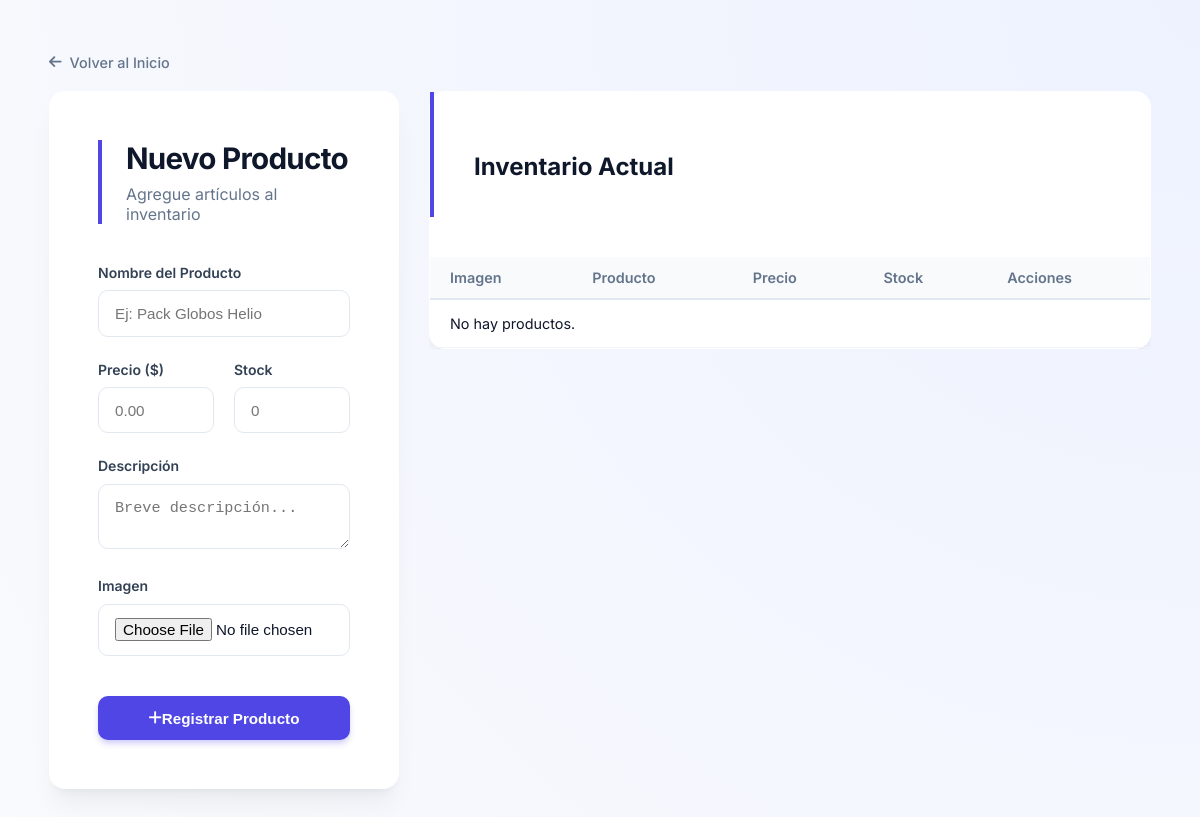
Page /index.php?c=Product&a=index (signed in) on the earlier database version.
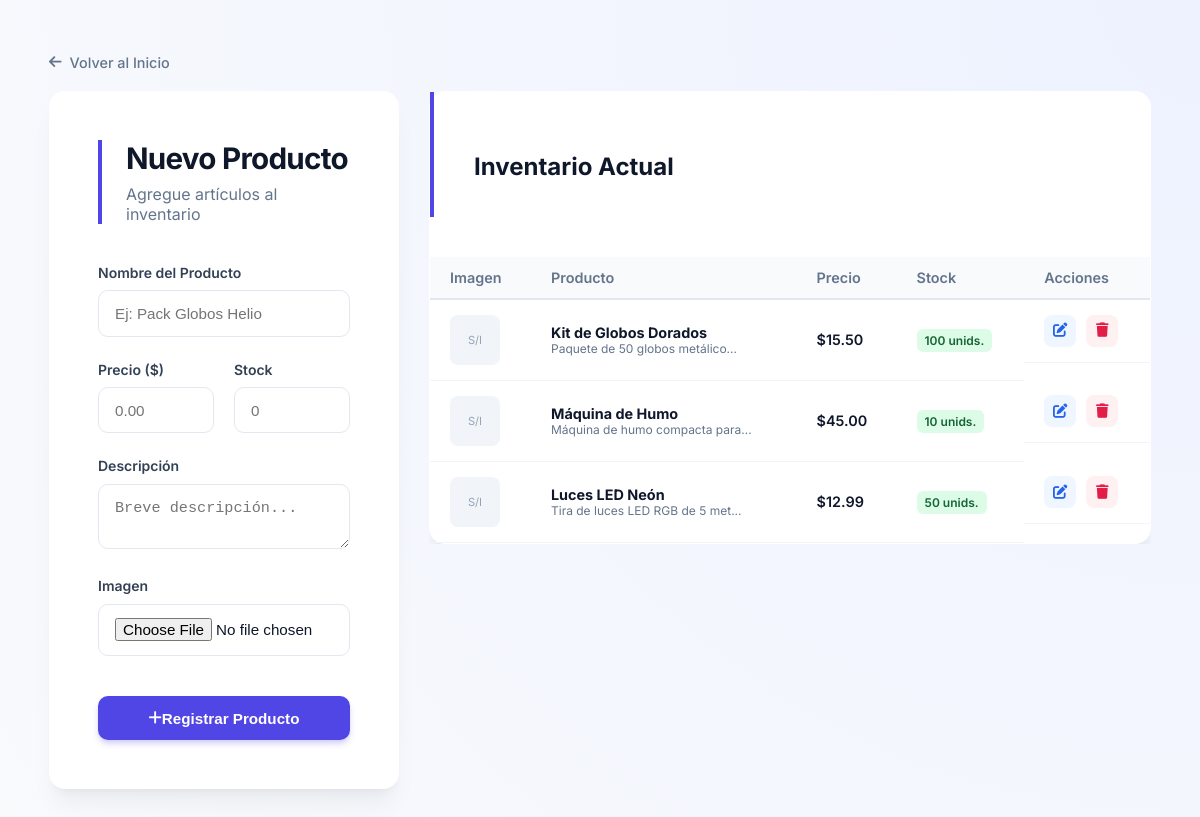
Same page on the later database version.
### tables this page shows
CREATE TABLE products (
    id INT AUTO_INCREMENT PRIMARY KEY,
    name VARCHAR(100) NOT NULL,
    description TEXT,
    price DECIMAL(10, 2) NOT NULL, 
    stock INT NOT NULL DEFAULT 0,
    image VARCHAR(255) NULL,       
    created_at TIMESTAMP DEFAULT CURRENT_TIMESTAMP
);

### controller/ProductController.php (called while the page is built, shortened)
<?php
require_once 'model/DAO/ProductDAO.php';
require_once 'model/DTO/ProductDTO.php';
class ProductController {
    public function index() {
        $dao = new ProductDAO();
        $products = $dao->getAll();
        require_once 'views/product/index.php';
    }
}
?>

### config/db.php (called while the page is built, shortened)
<?php
class Database {
    public static function connect() {
        $dsn = "mysql:host=" . DB_HOST . ";dbname=" . DB_NAME . ";charset=" . DB_CHARSET . ";port=" . DB_PORT;
        $options = [
            PDO::ATTR_ERRMODE=> PDO::ERRMODE_EXCEPTION,
            PDO::ATTR_EMULATE_PREPARES   => false,
        ];
        try {
            $conexion = new PDO($dsn, DB_USER, DB_PASS, $options);
            return $conexion;
        } catch (PDOException $e) {
            die("Error de conexión: " . $e->getMessage());
        }
    }
}
?>

### model/DAO/ProductDao.php (called while the page is built, shortened)
<?php
require_once 'config/db.php';
require_once 'model/DTO/ProductDTO.php';
class ProductDAO {
    private $db;
    public function __construct() {
        $this->db = Database::connect();
    }
    public function getAll() {
        $sql = "SELECT * FROM products ORDER BY created_at DESC";
        $stmt = $this->db->prepare($sql);
        $stmt->execute();
        $products = [];
        while ($row = $stmt->fetch(PDO::FETCH_OBJ)) {
            $products[] = new ProductDTO(
                $row->id,
                $row->name,
                $row->description,
                $row->price,
                $row->stock,
                $row->image
            );
        }
        return $products;
    }
}
?>

### model/DTO/ProductDTO.php (called while the page is built, shortened)
<?php
class ProductDTO {
    public function __construct($id, $name, $description, $price, $stock, $image) {
        $this->id = $id;
        $this->name = $name;
        $this->description = $description;
        $this->price = $price;
        $this->stock = $stock;
        $this->image = $image;
    }
}
?>

### views/product/index.php (the view, shortened to what this page needs)
<!DOCTYPE html>
<html lang="es">
<head>
    <link rel="stylesheet" href="assets/styles/product.css">
    <link rel="stylesheet" href="https://cdnjs.cloudflare.com/ajax/libs/font-awesome/6.0.0/css/all.min.css">
</head>
<body>
    <div class="container-main">
        <div class="top-nav">
            <a href="index.php?c=Home&a=index" class="btn-back">
                <i class="fas fa-arrow-left"></i> Volver al Inicio
            </a>
        </div>
        <div class="dashboard-layout">
            <aside class="sidebar-form">
                <div class="product-card">
                    <header class="card-header">
                        <h1>Nuevo Producto</h1>
                        <p>Agregue artículos al inventario</p>
                    </header>
                    <form action="index.php?c=Product&a=save" method="POST" enctype="multipart/form-data">
                        <div class="form-section">
                            <label>Nombre del Producto</label>
                            <input type="text" name="name" class="input-control" required placeholder="Ej: Pack Globos Helio">
                        </div>
                        <div class="form-section row-group">
                            <div class="col-half">
                                <label>Precio ($)</label>
                                <input type="number" name="price" step="0.01" min="0" class="input-control" required placeholder="0.00">
                            </div>
                            <div class="col-half">
                                <label>Stock</label>
                                <input type="number" name="stock" min="0" class="input-control" required placeholder="0">
                            </div>
                        </div>
                        <div class="form-section">
                            <label>Descripción</label>
                            <textarea name="description" class="input-control" rows="2" placeholder="Breve descripción..."></textarea>
                        </div>
                        <div class="form-section">
                            <label>Imagen</label>
                            <input type="file" name="image" accept="image/*" class="input-control">
                        </div>
                        <div class="btn-container">
                            <button type="submit" class="btn btn-primary" style="width: 100%;">
                                <i class="fas fa-plus"></i> Registrar Producto
                            </button>
                        </div>
                    </form>
                </div>
            </aside>
            <main class="main-table">
                <div class="product-card no-padding">
                    <header class="card-header padding-top">
                        <h2>Inventario Actual</h2>
                    </header>
                    <div class="table-responsive">
                        <table class="styled-table">
                            <thead>
                                <tr>
                                    <th>Imagen</th>
                                    <th>Producto</th>
                                    <th>Precio</th>
                                    <th>Stock</th>
                                    <th>Acciones</th>
                                </tr>
                            </thead>
                            <tbody>
                                <?php if(!empty($products)): ?>
                                    <?php foreach($products as $prod): ?>
                                    <tr>
                                        <td>
                                            <?php if($prod->image): ?>
                                                <img src="uploads/images/<?= $prod->image ?>" class="img-thumb">
                                            <?php else: ?>
                                                <div class="no-img">S/I</div>
                                            <?php endif; ?>
                                        </td>
                                        <td>
                                            <div class="prod-info">
                                                <strong><?= $prod->name ?></strong>
                                                <small><?= substr($prod->description, 0, 30) ?>...</small>
                                            </div>
                                        </td>
                                        <td class="text-price">$<?= number_format($prod->price, 2) ?></td>
                                        <td>
                                            <span class="badge <?= $prod->stock > 0 ? 'bg-success' : 'bg-danger' ?>">
                                                <?= $prod->stock ?> unids.
                                            </span>
                                        </td>
                                        <td class="actions-td">
                                            <a href="index.php?c=Product&a=edit&id=<?= $prod->id ?>" class="action-btn btn-edit">
                                                <i class="fas fa-edit"></i>
                                            </a>
                                            <a href="index.php?c=Product&a=delete&id=<?= $prod->id ?>"
                                               class="action-btn btn-delete"
                                               onclick="return confirm('¿Eliminar este producto?')">
                                                <i class="fas fa-trash"></i>
                                            </a>
                                        </td>
                                    </tr>
                                    <?php endforeach; ?>
                                <?php else: ?>
                                    <tr>
                                        <td colspan="5" class="text-center">No hay productos.</td>
                                    </tr>
                                <?php endif; ?>
                            </tbody>
                        </table>
                    </div>
                </div>
            </main>
        </div> </div>
</body>
</html>

### index.php (shortened to what this page needs)
<?php
require_once 'config/db.php';
require_once 'controller/ProductController.php';
if(isset($_GET['c'])){
    $nombre_controlador = ucfirst($_GET['c']).'Controller';
    if(file_exists("controller/$nombre_controlador.php")){
        $controlador = new $nombre_controlador();
        if(isset($_GET['a']) && method_exists($controlador, $_GET['a'])){
            $accion = $_GET['a'];
            $controlador->$accion();
        } else {
            echo "Error: La acción no existe";
        }
    } else {
        echo "Error: El controlador no existe";
    }
} else {
    require_once 'controller/UserController.php';
    $controlador = new UserController();
    $controlador->login();
}
?>

### assets/styles/product.css (style rules this page uses)
:root { --prod-primary: #4f46e5; --prod-primary-light: #6366f1; --prod-hover: #4338ca; --prod-bg: #f8fafc; --prod-card-bg: #ffffff; --prod-text-main: #0f172a; --prod-text-muted: #64748b; --prod-border: #e2e8f0; --prod-radius: 16px; --prod-shadow: 0 20px 25px -5px rgba(0, 0, 0, 0.05), 0 8px 10px -6px rgba(0, 0, 0, 0.05); }
body { background: radial-gradient(circle at top right, #eef2ff, var(--prod-bg)); font-family: 'Inter', sans-serif; color: var(--prod-text-main); display: flex; justify-content: center; align-items: center; min-height: 100vh; margin: 0; padding: 20px; }
.product-card { background: var(--prod-card-bg); padding: 3rem; border-radius: var(--prod-radius); box-shadow: var(--prod-shadow); border: 1px solid rgba(255, 255, 255, 0.7); }
.card-header { text-align: left; margin-bottom: 2.5rem; border-left: 4px solid var(--prod-primary); padding-left: 1.5rem; }
.card-header h1 { font-size: 1.85rem; font-weight: 700; letter-spacing: -0.025em; margin: 0; }
.card-header p { color: var(--prod-text-muted); margin-top: 0.5rem; }
.form-section { margin-bottom: 1.5rem; }
.row-group { display: flex; gap: 1.25rem; }
.col-half { flex: 1; }
label { font-size: 0.875rem; font-weight: 600; margin-bottom: 0.6rem; display: block; color: #334155; }
.input-control { width: 100%; padding: 0.85rem 1rem; border: 1.5px solid var(--prod-border); border-radius: 10px; font-size: 0.95rem; transition: all 0.3s cubic-bezier(0.4, 0, 0.2, 1); background-color: #fff; box-sizing: border-box; }
.btn-container { display: flex; justify-content: flex-end; gap: 1rem; margin-top: 2.5rem; }
.btn { padding: 0.85rem 2rem; border-radius: 10px; font-weight: 600; font-size: 0.95rem; cursor: pointer; transition: all 0.3s; text-decoration: none; display: inline-flex; align-items: center; justify-content: center; }
.btn-primary { background: var(--prod-primary); color: white; border: none; box-shadow: 0 4px 6px -1px rgba(79, 70, 229, 0.3); }
.container-main { width: 100%; max-width: 1000px; margin: 20px auto; }
.top-nav { margin-bottom: 20px; }
.btn-back { text-decoration: none; color: var(--prod-text-muted); font-weight: 500; font-size: 0.9rem; display: inline-flex; align-items: center; gap: 8px; transition: color 0.2s; }
.no-padding { padding: 0 !important; }
.padding-top { padding: 2.5rem 2.5rem 1rem 2.5rem; }
.styled-table { width: 100%; border-collapse: collapse; font-size: 0.9rem; }
.styled-table th { background-color: #f8fafc; color: #64748b; font-weight: 600; text-align: left; padding: 12px 20px; border-bottom: 2px solid var(--prod-border); }
.styled-table td { padding: 15px 20px; border-bottom: 1px solid #f1f5f9; vertical-align: middle; }
.no-img { width: 50px; height: 50px; background: #f1f5f9; display: flex; align-items: center; justify-content: center; font-size: 0.7rem; border-radius: 8px; color: #94a3b8; }
.text-price { font-weight: 600; color: var(--prod-text-main); }
.badge { padding: 4px 8px; border-radius: 6px; font-size: 0.75rem; font-weight: 600; }
.bg-success { background: #dcfce7; color: #166534; }
.actions-td { display: flex; gap: 10px; }
.action-btn { width: 32px; height: 32px; display: flex; align-items: center; justify-content: center; border-radius: 8px; transition: all 0.2s; text-decoration: none; }
.btn-edit { background: #eff6ff; color: #2563eb; }
.btn-delete { background: #fff1f2; color: #e11d48; }
.container-main { max-width: 1200px; width: 95%; margin: 20px auto; }
.dashboard-layout { display: flex; gap: 30px; align-items: flex-start; }
.sidebar-form { flex: 0 0 350px; position: sticky; top: 20px; }
.main-table { flex: 1; overflow: hidden; }
.table-responsive { overflow-x: auto; }
.prod-info { display: flex; flex-direction: column; }
.prod-info small { color: var(--prod-text-muted); font-size: 0.75rem; }

Differences in the rows shown:
added products: shows "S/I", name "Kit de Globos Dorados", description "Paquete de 50 globos metálico", price "15.50", stock "100"
added products: shows "S/I", name "Máquina de Humo", description "Máquina de humo compacta para", price "45.00", stock "10"
added products: shows "S/I", name "Luces LED Neón", description "Tira de luces LED RGB de 5 met", price "12.99", stock "50"
Other differences:
text no longer shown: "No hay productos."
